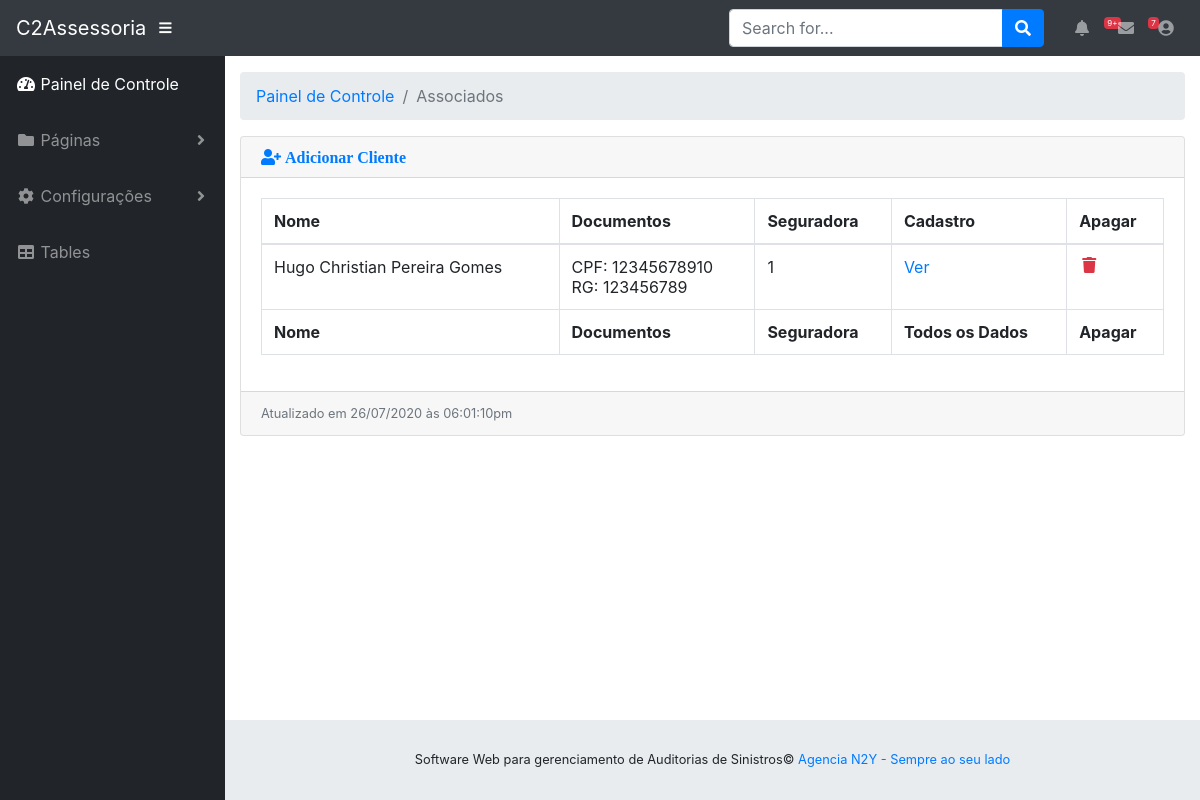
Page /api/index.php?url=Associados on the earlier database version.
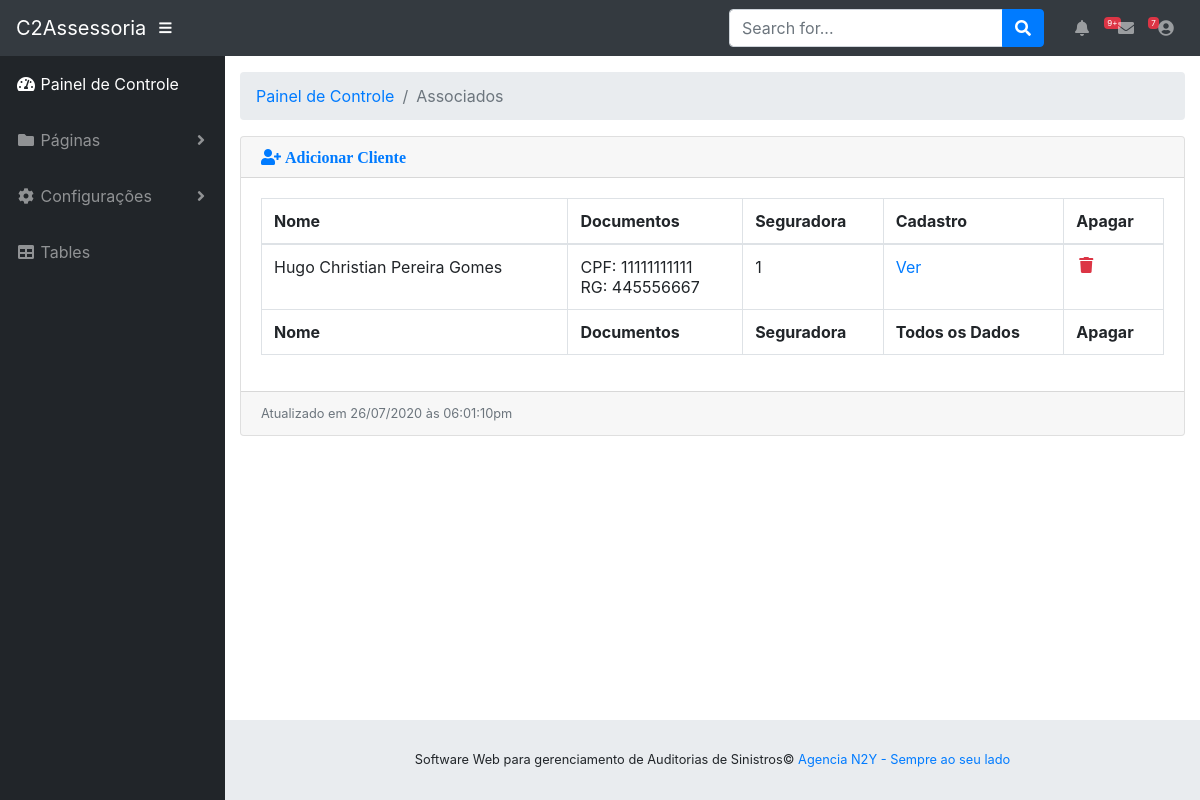
Same page on the later database version.
### tables this page shows
create table tb_associados(
    id_associado int not null PRIMARY KEY auto_increment,
    cpf_associado bigint DEFAULT null,
    rg_associado bigint DEFAULT null,
    seguradora_associado int DEFAULT null,
    nome_associado varchar(200) DEFAULT null,
    cep_associado varchar(11) DEFAULT null,
    endereco_associado varchar(100) DEFAULT null,
    bairro_associado varchar(50) DEFAULT null,
    cidade_associado varchar(50) DEFAULT null,
    estado_associado varchar(50) DEFAULT null,
    nacionalidade_associado varchar(50) DEFAULT null,
    civil_associado varchar(50) DEFAULT null,
    profissao_associado varchar(50) DEFAULT null,
    veiculo1_associado int DEFAULT null,
    veiculo2_associado int DEFAULT null,
    veiculo3_associado int DEFAULT null,
    veiculo4_associado int DEFAULT null,
    status_cnh_associado int DEFAULT null,
    FOREIGN KEY(seguradora_associado) REFERENCES tb_clientes(id_cliente),
    FOREIGN KEY(veiculo1_associado) REFERENCES tb_veiculos(id_veiculo),
    FOREIGN KEY(veiculo2_associado) REFERENCES tb_veiculos(id_veiculo),
    FOREIGN KEY(veiculo3_associado) REFERENCES tb_veiculos(id_veiculo),
    FOREIGN KEY(veiculo4_associado) REFERENCES tb_veiculos(id_veiculo)
);

### api/pages/Associados.php (the view)
<?php
if(isset($_GET['Cadastrar'])){
    include_once "pages/Associados/Cadastro-Associado.php";
}else if(isset($_GET['Ver'])){
    include_once "pages/Associados/Ver-Associado.php";
}else{
    $QueryBuscarClientes = "SELECT * FROM tb_associados";
    $ExeQrBuscarClientes = mysqli_query($connection, $QueryBuscarClientes);
    $QtdQrBuscarClientes = mysqli_num_rows($ExeQrBuscarClientes);
    if( $QtdQrBuscarClientes >= 0){
        while($DadosCliente = mysqli_fetch_assoc($ExeQrBuscarClientes)){
            ?>
            <div class="card mb-3">
            <div class="card-header">
                <a href="?url=Associados&Cadastrar">
                    <i class="fas fa-user-plus text-primary">
                    Adicionar Cliente
                    </i>
                </a>
            </div>
            <div class="card-body">
                <div class="table-responsive">
                <table class="table table-bordered" id="" width="100%" cellspacing="0">
                    <thead>
                    <tr>
                        <th>Nome</th>
                        <th>Documentos</th>
                        <th>Seguradora</th>
                        <th>Cadastro</th>
                        <th>Apagar</th>
                    </tr>
                    </thead>
                    <tfoot>
                    <tr>
                        <th>Nome</th>
                        <th>Documentos</th>
                        <th>Seguradora</th>
                        <th>Todos os Dados</th>
                        <th>Apagar</th>
                    </tr>
                    </tfoot>
                    <tbody>
                    <tr>
                        <td>
                            <?php echo $DadosCliente['nome_associado']?>
                        </td>
                        <td>
                            <?php echo
                                "CPF: ".$DadosCliente['cpf_associado'] . "<br>" .
                                "RG: ". $DadosCliente['rg_associado']
                            ?>
                        </td>
                        <td>
                            <?php echo $DadosCliente['seguradora_associado']?>
                        </td>
                        <td>
                            <a href="?url=Associados&Ver&id=<?php echo $DadosCliente['id_associado']?>">
                                Ver
                            </a>
                        </td>
                        <td>
                            <a href="?url=Associados&delete&id=<?php echo $DadosCliente['id_associado']?>" class="text-danger">
                                <i class="fas fa-fw fa-trash"></i>
                            </a>
                        </td>
                    </tr>
                    </tbody>
                </table>
                </div>
            </div>
            <div class="card-footer small text-muted">Atualizado em <?php echo date('d/m/yy')?> às <?php echo date('h:i:sa');?></div>
            </div>
            <?php
        }
    }else{
        echo 'Nada Encontrado';
    }
}

Differences in the rows shown:
changed tb_associados "Hugo Christian Pereira Gomes": cpf_associado "12345678910" → "11111111111"; rg_associado "123456789" → "445556667"
